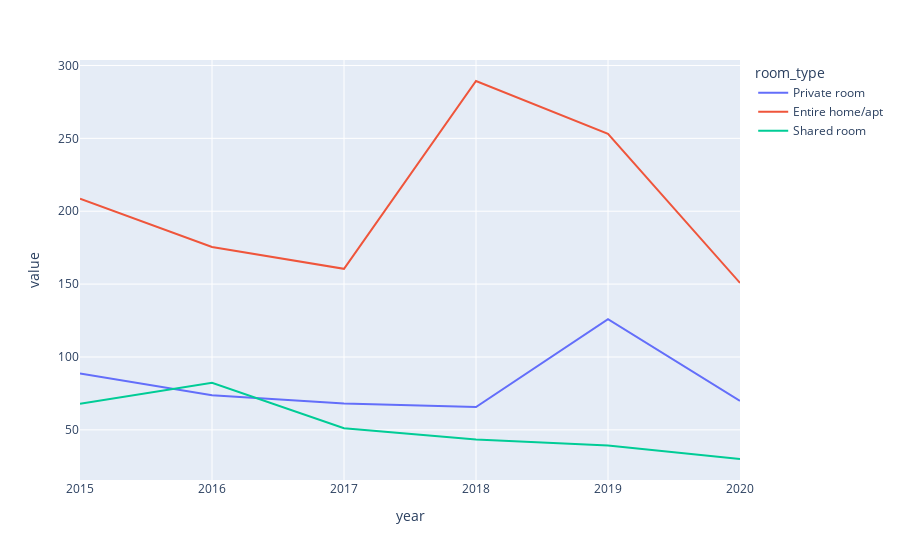

Here is the notebook cell this chart was saved with:
### Code cell
fig = px.line(allston_neighbourhood.toPandas(), x="year", y=["average_price"], color='room_type')
fig.show()

### Figure 1 — Plotly figure (JSON) as saved in the notebook; plotly's stock layout.template omitted (floating-point values rounded to 4 significant figures)
{"data": [{"hovertemplate": "room_type=Private room<br>variable=average_price<br>year=%{x}<br>value=%{y}<extra></extra>", "legendgroup": "Private room", "line": {"color": "#636efa", "dash": "solid"}, "mode": "lines", "name": "Private room", "orientation": "v", "showlegend": true, "type": "scatter", "x": [2020, 2019, 2018, 2017, 2016, 2015], "xaxis": "x", "y": [69.92, 126.0, 65.62, 68.02, 73.76, 88.69], "yaxis": "y"}, {"hovertemplate": "room_type=Entire home/apt<br>variable=average_price<br>year=%{x}<br>value=%{y}<extra></extra>", "legendgroup": "Entire home/apt", "line": {"color": "#EF553B", "dash": "solid"}, "mode": "lines", "name": "Entire home/apt", "orientation": "v", "showlegend": true, "type": "scatter", "x": [2020, 2019, 2018, 2017, 2016, 2015], "xaxis": "x", "y": [150.8, 253.2, 289.4, 160.5, 175.5, 208.6], "yaxis": "y"}, {"hovertemplate": "room_type=Shared room<br>variable=average_price<br>year=%{x}<br>value=%{y}<extra></extra>", "legendgroup": "Shared room", "line": {"color": "#00cc96", "dash": "solid"}, "mode": "lines", "name": "Shared room", "orientation": "v", "showlegend": true, "type": "scatter", "x": [2020, 2019, 2018, 2017, 2016, 2015], "xaxis": "x", "y": [30, 39.33, 43.38, 51.13, 82.33, 67.86], "yaxis": "y"}], "layout": {"legend": {"title": {"text": "room_type"}, "tracegroupgap": 0}, "margin": {"t": 60}, "xaxis": {"anchor": "y", "domain": [0, 1], "title": {"text": "year"}}, "yaxis": {"anchor": "x", "domain": [0, 1], "title": {"text": "value"}}}}
